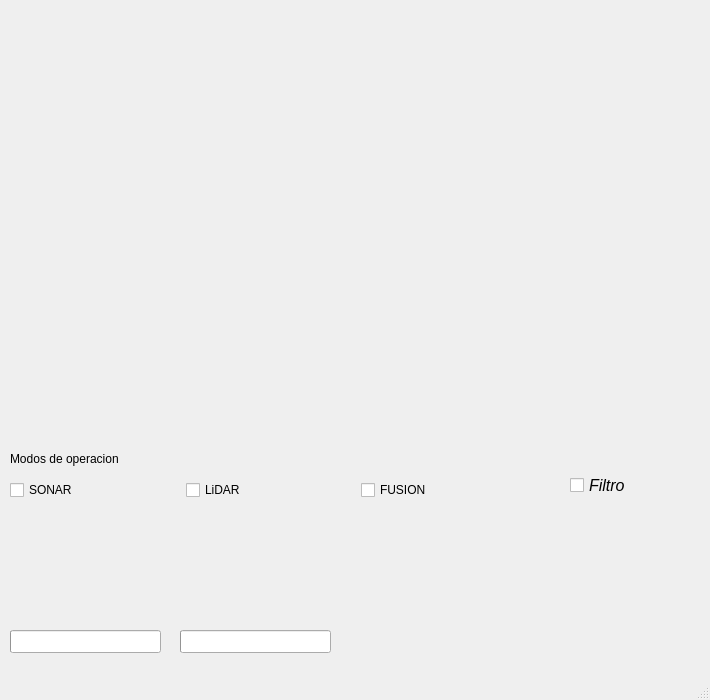
<?xml version="1.0" encoding="UTF-8"?>
<ui version="4.0">
 <class>MainWindow</class>
 <widget class="QMainWindow" name="MainWindow">
  <property name="geometry">
   <rect>
    <x>0</x>
    <y>0</y>
    <width>710</width>
    <height>700</height>
   </rect>
  </property>
  <property name="windowTitle">
   <string>Digital Oscilloscope</string>
  </property>
  <widget class="QWidget" name="centralwidget">
   <widget class="QCheckBox" name="gCheck">
    <property name="geometry">
     <rect>
      <x>570</x>
      <y>460</y>
      <width>81</width>
      <height>50</height>
     </rect>
    </property>
    <property name="font">
     <font>
      <pointsize>12</pointsize>
      <italic>true</italic>
     </font>
    </property>
    <property name="text">
     <string>Filtro</string>
    </property>
   </widget>
   <widget class="Canvas" name="canvas" native="true">
    <property name="geometry">
     <rect>
      <x>19</x>
      <y>79</y>
      <width>671</width>
      <height>361</height>
     </rect>
    </property>
   </widget>
   <widget class="QWidget" name="horizontalLayoutWidget">
    <property name="geometry">
     <rect>
      <x>19</x>
      <y>0</y>
      <width>671</width>
      <height>80</height>
     </rect>
    </property>
    <layout class="QHBoxLayout" name="hlayout">
     <item>
      <widget class="QWidget" name="navigation" native="true"/>
     </item>
    </layout>
   </widget>
   <widget class="QLabel" name="label">
    <property name="geometry">
     <rect>
      <x>10</x>
      <y>450</y>
      <width>131</width>
      <height>17</height>
     </rect>
    </property>
    <property name="text">
     <string>Modos de operacion</string>
    </property>
   </widget>
   <widget class="QWidget" name="horizontalLayoutWidget_3">
    <property name="geometry">
     <rect>
      <x>10</x>
      <y>470</y>
      <width>521</width>
      <height>41</height>
     </rect>
    </property>
    <layout class="QHBoxLayout" name="horizontalLayout_2">
     <item>
      <widget class="QCheckBox" name="chd1Box">
       <property name="text">
        <string>SONAR</string>
       </property>
      </widget>
     </item>
     <item>
      <widget class="QCheckBox" name="cha2Box">
       <property name="text">
        <string>LiDAR</string>
       </property>
      </widget>
     </item>
     <item>
      <widget class="QCheckBox" name="chd2Box">
       <property name="text">
        <string>FUSION</string>
       </property>
      </widget>
     </item>
    </layout>
   </widget>
   <widget class="QProgressBar" name="progressBar_x">
    <property name="geometry">
     <rect>
      <x>10</x>
      <y>630</y>
      <width>151</width>
      <height>23</height>
     </rect>
    </property>
    <property name="maximum">
     <number>100</number>
    </property>
    <property name="value">
     <number>0</number>
    </property>
    <property name="textVisible">
     <bool>false</bool>
    </property>
   </widget>
   <widget class="QProgressBar" name="progressBar_y">
    <property name="geometry">
     <rect>
      <x>180</x>
      <y>630</y>
      <width>151</width>
      <height>23</height>
     </rect>
    </property>
    <property name="value">
     <number>0</number>
    </property>
    <property name="textVisible">
     <bool>false</bool>
    </property>
   </widget>
  </widget>
  <widget class="QMenuBar" name="menubar">
   <property name="enabled">
    <bool>false</bool>
   </property>
   <property name="geometry">
    <rect>
     <x>0</x>
     <y>0</y>
     <width>710</width>
     <height>27</height>
    </rect>
   </property>
  </widget>
  <widget class="QStatusBar" name="statusbar"/>
 </widget>
 <customwidgets>
  <customwidget>
   <class>Canvas</class>
   <extends>QWidget</extends>
   <header>canvas.h</header>
   <container>1</container>
  </customwidget>
 </customwidgets>
 <resources/>
 <connections/>
</ui>
